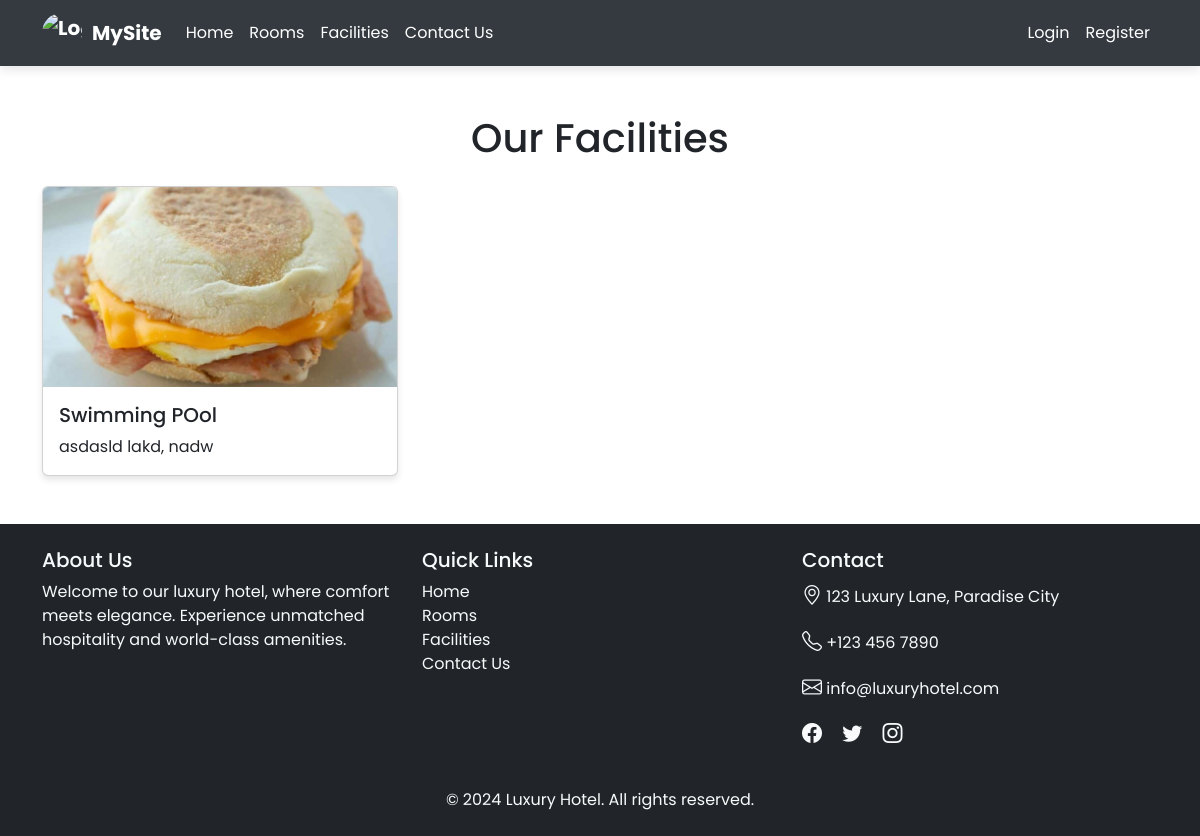
Screenshot of /facilities.php with the database file from the repository.
### tables this page shows
CREATE TABLE `facilities` (
  `id` int(11) NOT NULL,
  `name` varchar(255) NOT NULL,
  `description` varchar(255) NOT NULL,
  `photo` varchar(255) NOT NULL
);

### facilities.php (the view, shortened to what this page needs)
<?php
include 'config.php';
include 'navbar.php';
$query = "SELECT * FROM facilities";
$result = mysqli_query($conn, $query);
?>
<div class="container my-5">
    <h1 class="text-center mb-4">Our Facilities</h1>
    <div class="row g-4">
        <?php while ($facility = mysqli_fetch_assoc($result)): ?>
            <div class="col-md-4">
                <div class="card facility-card">
                    <img src="uploads/<?php echo htmlspecialchars($facility['photo']); ?>"
                        alt="<?php echo htmlspecialchars($facility['name']); ?>"
                        class="card-img-top facility-image">
                    <div class="card-body">
                        <h5 class="card-title"><?php echo htmlspecialchars($facility['name']); ?></h5>
                        <p class="card-text"><?php echo htmlspecialchars($facility['description']); ?></p>
                    </div>
                </div>
            </div>
        <?php endwhile; ?>
    </div>
</div>
<?php include './footer.php'; ?>

### admin/css/roombook.css (style rules this page uses)
:root { --bg-text-shadow: 0 2px 4px rgb(13 0 77 / 8%), 0 3px 6px rgb(13 0 77 / 8%), 0 8px 16px rgb(13 0 77 / 8%); --bg-box-shadow: 0px 0px 20px 6px rgba(26, 30, 164, 0.31); }
body { background-color: #ffff; }
* { margin: 0; padding: 0; font-family: 'Poppins', sans-serif; }

### facilities.php (style rules this page uses)
.facility-card { box-shadow: 0px 4px 6px rgba(0, 0, 0, 0.1); transition: transform 0.3s ease; }
.facility-image { object-fit: cover; height: 200px; }

### rows the page displays
facilities: photo (picture), name "Swimming POol", description "asdasld lakd, nadw"
